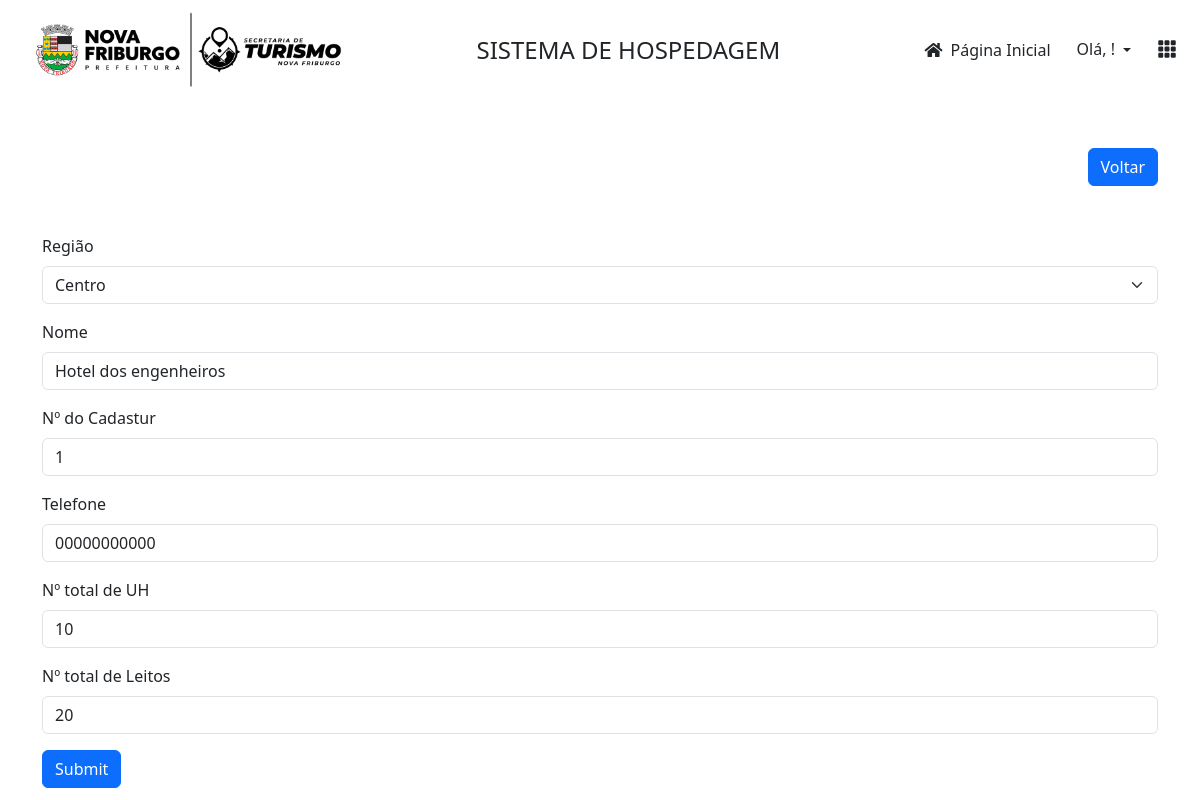
Screenshot of /hospedagem/editar/1 with the database file from the repository.
### ocupacao/models.py (models this page shows, shortened)
class Hospedagem(models.Model):
    regiao=models.ForeignKey(Regiao, on_delete=models.CASCADE, verbose_name='Região')
    nome=models.CharField(max_length=150)
    n_cadastur=models.IntegerField('Nº do Cadastur')
    telefone=models.CharField(max_length=11)
    n_total_uh=models.IntegerField('Nº total de UH')
    n_total_leitos=models.IntegerField('Nº total de Leitos')
    user = models.ForeignKey(User, on_delete=models.CASCADE)
    dt_inclusao = models.DateTimeField(auto_now_add=True, verbose_name='Dt. Inclusão')
    class Meta:
        ordering = ['regiao', 'nome']

class Regiao(models.Model):
    nome=models.CharField(max_length=150)
    user = models.ForeignKey(User, on_delete=models.CASCADE)
    dt_inclusao = models.DateTimeField(auto_now_add=True, verbose_name='Dt. Inclusão')
    def __str__(self):
        return '%s' % (self.nome)
    class Meta:
        ordering = ['nome']

### ocupacao/views.py (the view)
# urls.py: path('hospedagem/editar/<id>', views.editarHospedagem, name='editar_hospedagem'),
def editarHospedagem(request, id):
    hospedagem = Hospedagem.objects.get(id=id)
    form=Form_Hospedagem(instance=hospedagem)
    if request.method=='POST':
        form=Form_Hospedagem(request.POST, instance=hospedagem)
        if form.is_valid():
            form.save()
            messages.success(request, 'Registro de ocupação realizada com sucesso no banco de dados!')
    context={
        'form': form,
        'editar': Hospedagem.objects.get(id=id)
    }
    return render(request, 'editarHospedagem.html', context)

### ocupacao/forms.py
class Form_Hospedagem(ModelForm):
    class Meta:
        model = Hospedagem
        widgets={
            'nome': forms.TextInput(attrs={'class':'form-control mb-3'}),
            'user': forms.HiddenInput(attrs={'hidden':True})
        }
        exclude = ['dt_inclusao']

### ocupacao/templates/editarHospedagem.html (shortened to what this page needs)
{% extends "template.html" %}
{% load static %}
{% load bootstrap5 %}
{% block main %}
<div class="container">
    <div class="row">
        <div class="col d-flex flex-column">
            <div class="row">
                <div class="col d-flex pt-5">
                    <a href="{% url 'listagem_hospedagem'%}" class="btn btn-primary ms-auto">
                        Voltar
                    </a>
                </div>
            </div>
            <form method="post" class="form col mt-5">
                {% bootstrap_form form %}
                {% buttons %}
                    <button type="submit" class="btn btn-primary">Submit</button>
                {% endbuttons %}
            </form>
        </div>
    </div>
</div>
{% endblock %}

### ocupacao/static/css/template.css (style rules this page uses)
html, body { height: 100vh; width: 100vw; }
.container-fluid { display: flex; flex-direction: column; }

### rows the page displays
Hospedagem: regiao "Centro", n_cadastur "1", telefone "00000000000", n_total_uh "10", n_total_leitos "20"
Regiao: nome "Hotel dos engenheiros"
